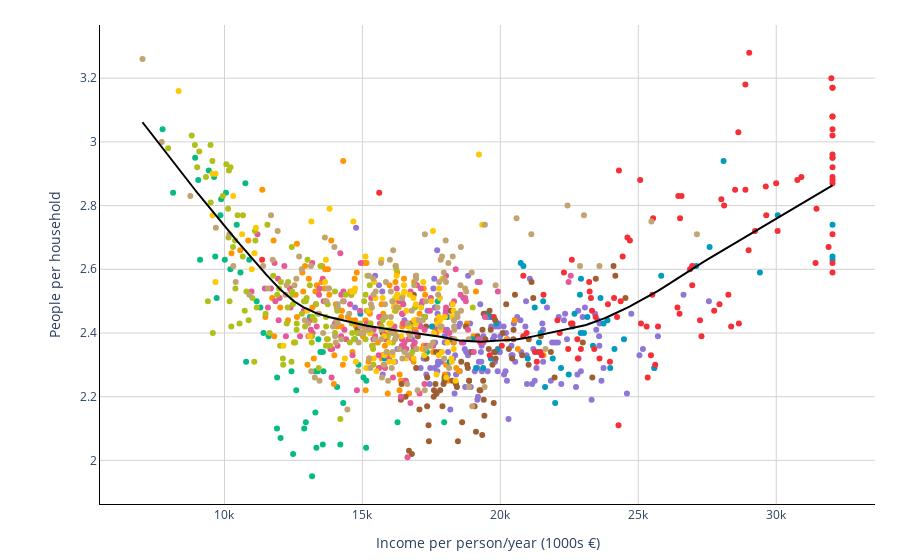

The code cell stored with this chart in its notebook:
### Markdown cell above
### 5.2. Visualizing data
Showtime! To see how income and household size are related, we'll just plot one variable against the other. We'll stick to a simple scatterplot, but we'll color each datapoint, representing a census section, according to the district it belongs to. This will help us identify whether the data clusters as a function of that variable. We'll also add a LOWESS (locally weighted scatterplot smoothing) line, which is a model-agnostic way to visualize the trend of the data better.

### Code cell
# map the colors to each row in the DataFrame
district_colors = dict(zip(final_df["district_code"].unique(), palcolors)) #dictionary matching district code and corresponding color
final_df['color'] = final_df['district_code'].map(district_colors)

#create the scatterplot
scatter = go.Scatter(
    x=final_df["income_per_person"],
    y=final_df["mean_people_household"],
    mode='markers',
    marker=dict(color=final_df['color']),
    text=final_df['neighborhood_name'],
    customdata= np.stack((final_df['district_name'], final_df['neighborhood_name'], final_df['census_section'], final_df['income_per_person'], final_df['mean_people_household']), axis=-1),
    hovertemplate =
    '<br><b>District: %{customdata[0]}</b></br>' + 
    '<b>Neighborhood: %{customdata[1]}</b>' + 
    '<br><b>Census section: %{customdata[2]}</b></br>' + 
    '<b>Income per person/year: %{customdata[3]}</b>' + 
    '<br><b>People per household: %{customdata[4]}</b><extra></extra></br>' #add extra to remove trace:0 right next to hover box
)

#calculate LOWESS line
final_df = final_df.sort_values(by='income_per_person') #sort the DataFrame by the 'income_per_person' column, necessary to calculate the LOWESS line
lowess_result = lowess(final_df["mean_people_household"], final_df["income_per_person"], frac=0.3)
lowess_line = go.Scatter(
    x=final_df["income_per_person"],
    y=lowess_result[:, 1],
    mode='lines',
    line=dict(color='black', width=2),
    hoverinfo='none',
)

#create Figure
fig3 = go.Figure(data=[scatter, lowess_line], layout=mylayout)

#update layout with axes titles and margins
fig3.update_layout(
    xaxis=dict(title='Income per person/year (1000s €)'),
    yaxis=dict(title='People per household'),
    margin=dict(l=100, r=25, b=50, t=25),#customizing margins
    showlegend=False
)

#show the figure
fig3.show()

### Figure 1 — Plotly figure (JSON) as saved in the notebook; plotly's stock layout.template omitted (floating-point values rounded to 4 significant figures; data arrays with more than 128 entries replaced by an {"elided": "..."} marker saying what was removed)
{"data": [{"customdata": {"elided": "1068x5 mixed values"}, "hovertemplate": "<br><b>District: %{customdata[0]}</b></br><b>Neighborhood: %{customdata[1]}</b><br><b>Census section: %{customdata[2]}</b></br><b>Income per person/year: %{customdata[3]}</b><br><b>People per household: %{customdata[4]}</b><extra></extra></br>", "marker": {"color": {"elided": "1068 str values"}}, "mode": "markers", "text": {"elided": "1068 str values"}, "type": "scatter", "x": {"elided": "1068 int values"}, "y": {"elided": "1068 float values"}}, {"hoverinfo": "none", "line": {"color": "black", "width": 2}, "mode": "lines", "type": "scatter", "x": {"elided": "1068 int values"}, "y": {"elided": "1068 float values"}}], "layout": {"margin": {"b": 50, "l": 100, "r": 25, "t": 25}, "paper_bgcolor": "white", "plot_bgcolor": "white", "showlegend": false, "xaxis": {"gridcolor": "lightgrey", "linecolor": "black", "title": {"text": "Income per person/year (1000s €)"}, "type": "linear", "range": [5510.0, 33560.0], "autorange": true}, "yaxis": {"gridcolor": "lightgrey", "linecolor": "black", "title": {"text": "People per household"}, "type": "linear", "range": [1.853, 3.377], "autorange": true}, "autosize": true}}
